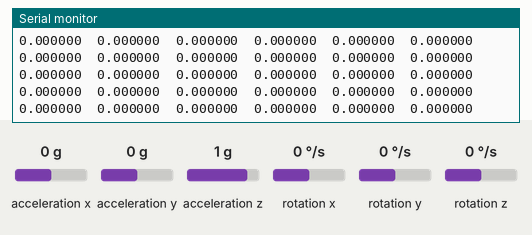
Recording of a sketch running on a simulated Arduino Uno, built with avr-gcc and run on an emulated ATmega328P. Shown: the last lines printed to the serial monitor. The inputs (shaded band) are chosen by the test bench; at power-on: rotation x 0 °/s, rotation y 0 °/s, rotation z 0 °/s, acceleration x 0 g, acceleration y 0 g, acceleration z 1 g.

Above: at 1.2 s.
1.3 s: rotation x set to -192 °/s
At 1.53 s:
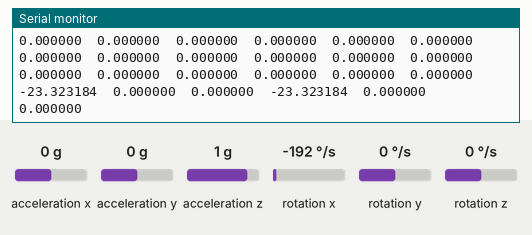
2.8 s: rotation y set to -192 °/s
At 2.82 s:
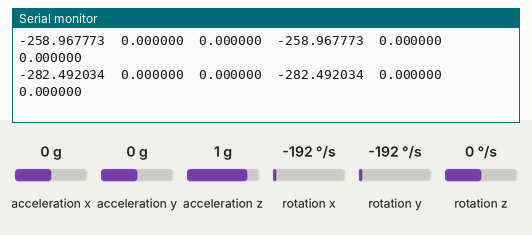
4.3 s: rotation z set to -192 °/s
At 4.34 s:
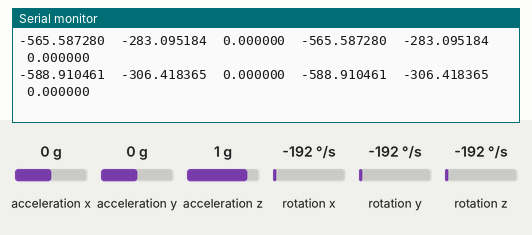
Timing chart, 0 to 7.3 s (numbered marks = the images above; inputs shaded):
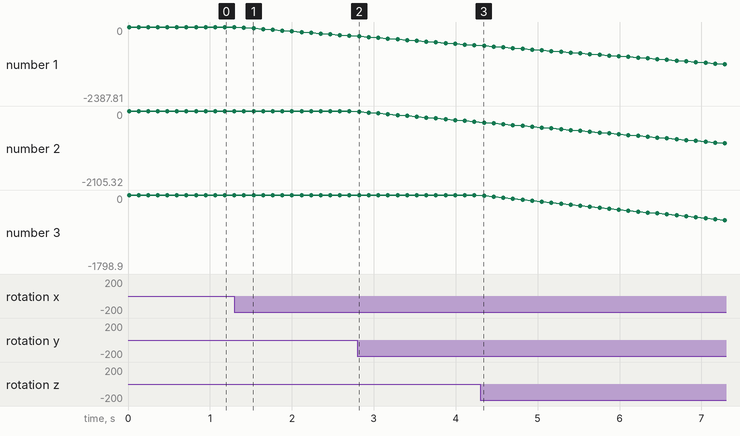

The sketch:

MPU9250_SPI_2IMU.ino
```cpp
// (licence header left out)
#include "MPU9250.h"
#include <math.h>

MPU9250 IMU1(SPI,10);
MPU9250 IMU2(SPI,2);

int status1;
int status2;

double Omega[6] = {0, 0, 0, 0, 0, 0};
double Theta[6] = {0, 0, 0, 0, 0, 0};

long newTime = 0;
long lastTime = 0;

void setup() {

  Serial.begin(38400);
  while(!Serial) {}

  status1 = IMU1.begin();
  if (status1 < 0) {
    Serial.println("IMU initialization unsuccessful");
    Serial.println("Check IMU1 wiring or try cycling power");
    Serial.print("Status 1: ");
    Serial.println(status1);
    while(1) {}
  }

  status2 = IMU2.begin();
  if (status2 < 0) {
    Serial.println("IMU initialization unsuccessful");
    Serial.println("Check IMU1 wiring or try cycling power");
    Serial.print("Status 2: ");
    Serial.println(status2);
    while(1) {}
  }

}

void loop() {

  newTime=millis();

  IMU1.readSensor();
  IMU2.readSensor();

  Omega[0] = IMU1.getGyroX_rads();
  Omega[1] = IMU1.getGyroY_rads();
  Omega[2] = IMU1.getGyroZ_rads();

  Omega[3] = IMU2.getGyroX_rads();
  Omega[4] = IMU2.getGyroY_rads();
  Omega[5] = IMU2.getGyroZ_rads();

  double delta = (newTime - lastTime) / 1000.0;

  for (int i = 0; i < 6; i++){
    Theta[i] += Omega[i] * delta;
  }

  Serial.print(Theta[0] * 60,6);
  Serial.print("\t");
  Serial.print(Theta[1] * 60,6);
  Serial.print("\t");
  Serial.print(Theta[2] * 60,6);
  Serial.print("\t");

  Serial.print(Theta[3] * 60,6);
  Serial.print("\t");
  Serial.print(Theta[4] * 60,6);
  Serial.print("\t");
  Serial.print(Theta[5] * 60,6);
  Serial.print("\n");

  delay(100);

  lastTime = newTime;
}
```

Measured:
- after the input at 1.3 s, the serial monitor: prints a new line after 0.12 s (image 1)
- plotted number 1: 0 → -282.49 after the input at 1.3 s, -282.49 → -588.91 after the input at 2.8 s
- plotted number 2: 0 → -306.42 after the input at 2.8 s
